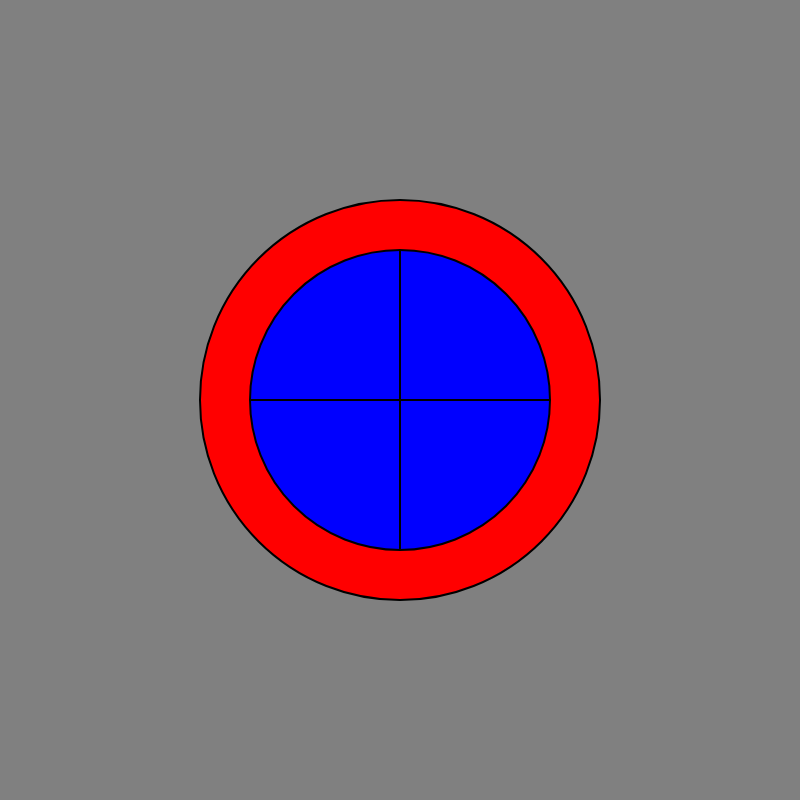
Frame 1 (no input)
Frame 60 (no input): identical to frame 1, image omitted
Frame 120 (the mouse pressed at the canvas centre since frame 60): identical to frame 1, image omitted

The p5.js sketch that drew this single still picture (run headless with seeded random() and noise() and a simulated clock; from frame 60 on, the mouse is pressed at the canvas centre):

// p5.js sketch
// ── sketch.js
//Author: Amelie McCarthy
//Date: 12-9-2024
//Purpose of program: Lab 1 Exercise 4

function setup() {
  createCanvas(800, 800);
}

function draw() {
  background('grey'); //grey background
  
  //red outer circle, outlined
  stroke(000); //change stroke to black (will be visible)
  strokeWeight(2); //width of line
  fill(color(255,0,0)); //change colour to red
  circle(400,400,400); //radius = 200, meaning diameter = 400px
  
  //blue inner circle
  fill(color(0,0,255)); //change colour to blue
  circle(400,400,300); //radius = 150, meaning diameter = 300px
  
  //horizontal + vertical lines
  fill(color(000)); //change colour to black (won't be visible)
  stroke(000); //change stroke to black (will be visible)
  line(400,250,400,550); //two point of line in format: x1,y1,x2,y2
  line(250,400,550,400); //two point of line in format: x1,y1,x2,y2
}
